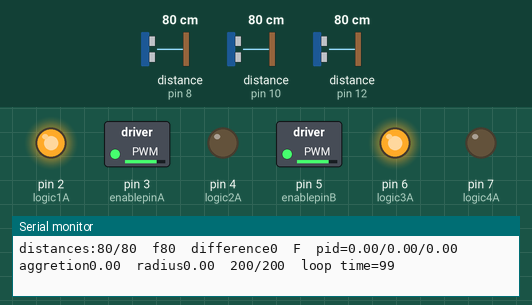
This sketch was run on a simulated Arduino Uno, built with avr-gcc and run on an emulated ATmega328P. Parts: switched loads named in the sketch (green lamp = pin HIGH), output pins drawn as LEDs (lit = HIGH), the last lines printed to the serial monitor. Wiring (inferred from the names in the program): 3 × ultrasonic range finder: trigger pin 9, echo pin 8 / trigger pin 11, echo pin 10 / trigger pin 13, echo pin 12. The inputs (shaded band) are chosen by the test bench; at power-on: distance to the obstacle (sensors on pin 8, pin 10, pin 12) 80 cm. The echo pulse lasts 58.3 µs per cm; pins used as bus, display or sensor lines are not drawn.

Above: at 6.2 s.
6.3 s: distance to the obstacle (sensor on pin 8) set to 2 cm
At 6.8 s:
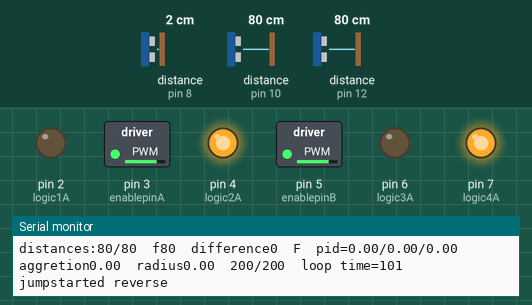
At 7.8 s:
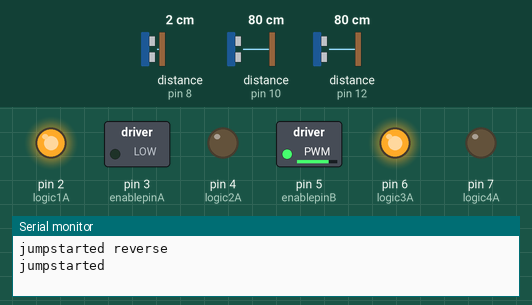
9.3 s: distance to the obstacle (sensor on pin 8) set to 6 cm
12.3 s: distance to the obstacle (sensor on pin 10) set to 30 cm
15.3 s: distance to the obstacle (sensor on pin 10) set to 24 cm
At 16.4 s:
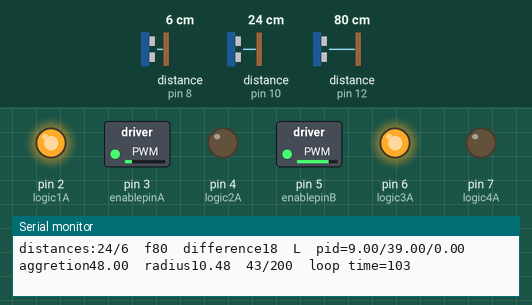
16.9 s: distance to the obstacle (sensor on pin 12) set to 60 cm
19.9 s: distance to the obstacle (sensor on pin 12) set to 49 cm
At 20.9 s:
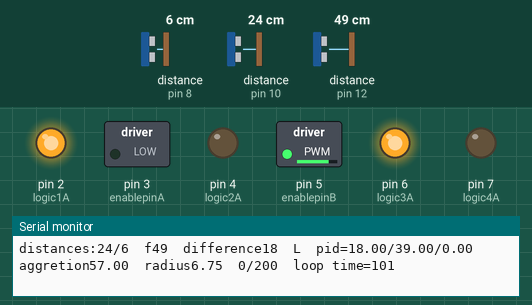
Timing chart, 0 to 22.9 s (numbered marks = the images above; inputs shaded):
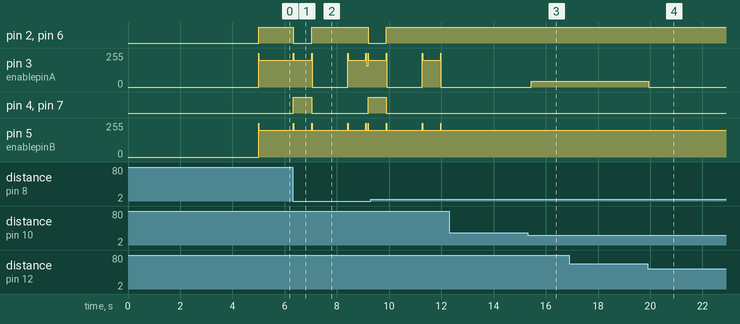

Measured:
- after the input at 6.3 s, pin 2 (logic1A), pin 6 (logic3A): HIGH → LOW at once, → HIGH 0.70 s later, → LOW 2.2 s later; pin 4 (logic2A), pin 7 (logic4A): LOW → HIGH at once, → LOW 0.70 s later, → HIGH 2.2 s later
- after the input at 15.3 s, pin 3 (enablepinA): 0/255 → 43/255 after 0.14 s
- after the input at 19.9 s, pin 3 (enablepinA): 43/255 → 0/255 at once

The sketch:

ultra_with_pid_9.ino
```cpp
/*
 Name:		ultra_with_pid_9.ino
 Created:	2/11/2016 1:15:33 PM
 Author:	Anthony Brown
*/
//LED PIN
int LED = 13;

//LEFT MOTOR PINS.
int enablepinA = 3;
int logic1A = 2;
int logic2A = 4;
//RIGHT MOTOR PINS
int enablepinB = 5;
int logic3A = 6;
int logic4A = 7;
float W = 13.5;
float halfwidth = 0.5*W;
//ULTRA PINS
short int echoright = 8;
short int trigright = 9;
short int echoleft = 10;
short int trigleft = 11;
short int echoforw = 12;
short int trigforw = 13;

//VARIABLES
short int distanceright;
short int distanceleft;
short int distanceforward;
short int distance;
short int difference;
short int absdiff;
float radius;
float R;
short int setspeed = 200;// using 12 bit PWM resolution that runs from 0 to 4096
short int stallspeed = 10;//12 bit resolution for fine grained control
short int safespeed = 200;
bool needjump = true;
char motionstate = 'S';
char pastmotion;
short int maxwheelspeed = 255;
short int minwheelspeed = 50;
short int RWS;
short int LWS;
short int clearance = 35;
short int crashzone = 14;
short int compensate = 0;// compensation for different motor KV on the wheels.
//PID VARIABLES
float kP = 1.00;
float kI = 0.25;
float kD = 0.5;
float aggretion;
int previouserror = 0;
int integral = 0;
float P, I, D;

void rotateleft()
{
	motionstate = 'l';
	if ((needjump == true) && (pastmotion != motionstate))
	{
		jumpstart();
	}
	motionstate = 'l';
	RWS = setspeed;
	LWS = 0;
	digitalWrite(enablepinA, LOW);
	analogWrite(enablepinB, RWS);
	digitalWrite(logic3A, HIGH);
	digitalWrite(logic4A, LOW);
	pastmotion = motionstate;
	needjump = true;
}

void rotateright()
{
	motionstate = 'r';
	if ((needjump == true) && (pastmotion != motionstate))
	{
		jumpstart();
	}
	motionstate = 'r';
	LWS = setspeed;
	RWS = 0;
	analogWrite(enablepinA, LWS);
	digitalWrite(enablepinB, LOW);
	digitalWrite(logic1A, HIGH);
	digitalWrite(logic2A, LOW);
	pastmotion = motionstate;
	needjump = true;
}

void curveright(float W, float R)
{
	motionstate = 'R';
	if ((needjump == true) && (pastmotion != motionstate))
	{
		jumpstart();
		motionstate = 'R';
	}
	LWS = setspeed;
	RWS = (LWS*((R - halfwidth) / (R + halfwidth)));
	analogWrite(enablepinA, LWS);
	analogWrite(enablepinB, RWS);
	digitalWrite(logic1A, HIGH);
	digitalWrite(logic2A, LOW);
	digitalWrite(logic3A, HIGH);
	digitalWrite(logic4A, LOW);
	if (RWS<stallspeed)
	{
		needjump = true;
	}
	pastmotion = motionstate;
}

void curveleft(float W, float R)
{
	motionstate = 'L';
	if ((needjump == true) && (pastmotion != motionstate))
	{
		jumpstart();
		motionstate = 'L';
	}
	RWS = setspeed;
	LWS = (RWS*((R - halfwidth) / (R + halfwidth)));
	analogWrite(enablepinA, LWS);
	analogWrite(enablepinB, RWS);
	digitalWrite(logic1A, HIGH);
	digitalWrite(logic2A, LOW);
	digitalWrite(logic3A, HIGH);
	digitalWrite(logic4A, LOW);
	if (LWS<stallspeed)
	{
		needjump = true;
	}
	pastmotion = motionstate;
}

void moveforward()
{
	motionstate = 'F';
	if ((needjump == true) && (pastmotion != motionstate))
	{
		jumpstart();
	}
	RWS = setspeed;
	LWS = setspeed;
	analogWrite(enablepinA, LWS);
	analogWrite(enablepinB, RWS);
	digitalWrite(logic1A, HIGH);
	digitalWrite(logic3A, HIGH);
	digitalWrite(logic2A, LOW);
	digitalWrite(logic4A, LOW);
	pastmotion = motionstate;
}

void reverse()
{
	motionstate = 'B';
	if ((pastmotion != motionstate) && (needjump == true))
	{
		revjumpstart();
	}
	RWS = setspeed;
	LWS = setspeed;
	analogWrite(enablepinA, LWS);
	analogWrite(enablepinB, RWS);
	digitalWrite(logic1A, LOW);
	digitalWrite(logic3A, LOW);
	digitalWrite(logic2A, HIGH);
	digitalWrite(logic4A, HIGH);
	pastmotion = motionstate;
}

//stop
void stationary()
{
	motionstate = 'S';
	digitalWrite(enablepinA, LOW);
	digitalWrite(enablepinB, LOW);
	RWS = 0;
	LWS = 0;
	needjump = true;
	pastmotion = motionstate;
}

//accelarate function
void acc_to(int speed)
{
	if (setspeed<speed)
	{
		setspeed += 30;
	}
}

//decelarate function
void decc_to(int speed)
{
	if (setspeed>speed)
	{
		setspeed -= 30;
	}
}

//speed controller
void speedcontroller()
{
	if (distanceforward<30)
	{
		decc_to(safespeed);
	}
}

//rotations to time seconds depending on setspeed and desired rotations
int rot_delay(float rotations)
{
	double k = 0.0007324;
	double T = rotations / (setspeed*k);
	return (T * 1000);
}

void delayrotations(float rots)
{
	delay(rot_delay(rots));
}

//jump start to overcome initial static friction of motors both forward and reverse
void jumpstart()
{
	unsigned long jumptime = 15;
	digitalWrite(enablepinA, HIGH);
	digitalWrite(enablepinB, HIGH);
	digitalWrite(logic1A, HIGH);
	digitalWrite(logic3A, HIGH);
	digitalWrite(logic2A, LOW);
	digitalWrite(logic4A, LOW);
	delay(jumptime);
	needjump = false;
	moveforward();
	Serial.println("jumpstarted");
}

void revjumpstart()
{
	unsigned long jumptime = 15;
	digitalWrite(enablepinA, HIGH);
	digitalWrite(enablepinB, HIGH);
	digitalWrite(logic1A, LOW);
	digitalWrite(logic3A, LOW);
	digitalWrite(logic2A, HIGH);
	digitalWrite(logic4A, HIGH);
	delay(jumptime);
	needjump = false;
	reverse();
	Serial.println("jumpstarted reverse");
}

//manuever to get the rear wheel unhooked from a corener.
void maneuverX(char side)
{
	stationary();
	reverse();
	delayrotations(0.1); // delay for a number of rotations
	stationary();
	if (side == 'R')
	{
		rotateleft();
		delayrotations(0.2);//the speed should affect how long to delay
		moveforward();
		delayrotations(0.1);
		//rotateright();
		//delayrotations(0.3);
		stationary();
	}
	else
	{
		rotateright();
		delayrotations(0.2);
		moveforward();
		delayrotations(0.1);
		//rotateleft();
		//delayrotations(0.3);
		stationary();
	}
}

// edge clip function
void edgeclip()
{
	if (distanceright <= 4)
	{
		maneuverX('R');
	}
	else if (distanceleft <= 4)
	{
		maneuverX('L');
	}
}

// back up a little, bit too close to the wall.
void backup()
{
	reverse();
	delayrotations(0.1);
	stationary();
}

//get distance function declaration and definition
int getdistance(int trigpin, int echopin)
{
	digitalWrite(trigpin, LOW);
	delayMicroseconds(2);
	digitalWrite(trigpin, HIGH);
	delayMicroseconds(10);
	digitalWrite(trigpin, LOW);
	unsigned long duration = pulseIn(echopin, HIGH, 6060);
	distance = round(duration / 58.2);
	if( distance == 0)
		return crashzone+1;
	else
		return distance;
}

//mapping function using floats
float mapf(float x, float in_min, float in_max, float out_min, float out_max)
{
	return (x - in_min)*(out_max - out_min) / (in_max - in_min) + out_min;
}
// sign test function
int signtest(int val)
{
	int sign;
	if (val < 0)
	{
		sign = -1;
	}
	else if (val>0)
	{
		sign = 1;
	}
	else
	{
		sign = 0;
	}
	return sign;
}
// control kp
void dynamic_kp()
{
	kP = (54/ distanceforward);
	if (kP < 0.5)
	{
		kP = 0.5;
	}
}

//pid curver using difference
float pidcurver(int error)
{
	dynamic_kp();
	int integralthresh = 100; //integral threshold to prevent integral wind up
	if (signtest(previouserror) != signtest(error))
	{
		integral = 0; //reset integral if there's a change in motion.
		integral = error;
	}
	else if (abs(integral) >= integralthresh)
	{
		//integral = 0;
		//integral = error;
		integral = integral; //prevent integral from growing larger than the threshold
	}
	else
	{
		integral += error;
	}
	P = (kP*error);  //Proportional
	I = (kI*integral);   //Integral
	D = (kD*(previouserror - error));//Derivative
	aggretion = P + I + D;
	if (aggretion == 0)
	{
		R = 100;
	}
	if (abs(aggretion)>50)
	{
		R = 6.75;
	}
	else if ((abs(aggretion)) < 0)
	{
		R = 100;
	}
	else
	{
		R = mapf(abs(aggretion), 0, 50, 100, 6.75);
	}
	previouserror = error;
	return R;
}


void setup()
{
	pinMode(enablepinA, OUTPUT);
	pinMode(enablepinB, OUTPUT);
	pinMode(logic1A, OUTPUT);
	pinMode(logic3A, OUTPUT);
	pinMode(logic2A, OUTPUT);
	pinMode(logic4A, OUTPUT);

	pinMode(trigright, OUTPUT);
	pinMode(trigleft, OUTPUT);
	pinMode(echoleft, INPUT);
	pinMode(echoright, INPUT);
	pinMode(trigforw, OUTPUT);
	pinMode(echoforw, INPUT);
	Serial.begin(9600);
	//analogWriteResolution(12);
	delay(5000);
	jumpstart();
}

void loop()
{
LOOP:
	unsigned long loopB = millis();
	//fetch ultrasound distances
	distanceleft = getdistance(trigleft, echoleft);
	distanceforward = getdistance(trigforw, echoforw);
	distanceright = getdistance(trigright, echoright);
	difference = (distanceleft - distanceright) + compensate; //compensation factor if needed
	absdiff = abs(difference);

	if (distanceforward <= crashzone)//impossible navigation space , special manuvers required
	{
		stationary();
		if (absdiff > 3) // not at finish line
		{
			backup();
		}
	}
	/*else if ((distanceforward <= clearance) && (distanceforward > crashzone)) // small navigation space either dead end or rotate needed
	{
		if (absdiff > 2)
		{
			if (distanceleft > distanceright)
			{
				rotateleft();
				delayrotations(rottime);
			}
			else //if (distanceright > distanceleft)
			{
				rotateright();
				delayrotations(rottime); //hold the rotate abit to get through some of the turn
			}
		}
		else
		{
			stationary();
		}
	}*/
	else //if (distanceforward > clearance) // fair distance to use usuall radius
	{
		edgeclip(); // check if stuck on wall edge
		if (difference >= 2)
		{
			pidcurver(difference);
			curveleft(W, R);
		}
		else if (difference <= -2)
		{
			pidcurver(difference);
			curveright(W, R);
		}
		else //if (absdiff<2)
		{
			moveforward();
		}
	}
	Serial.print("distances:");
	Serial.print(distanceleft);
	Serial.print("/");
	Serial.print(distanceright);
	Serial.print("\tf");
	Serial.print(distanceforward);
	Serial.print("\tdifference");
	Serial.print(difference);
	Serial.print("\t");
	Serial.print(motionstate);
	Serial.print("\tpid=");
	Serial.print(P);
	Serial.print("/");
	Serial.print(I);
	Serial.print("/");
	Serial.print(D);
	Serial.print("\taggretion");
	Serial.print(aggretion);
	Serial.print("\tradius");
	Serial.print(R);
	Serial.print("\t");
	Serial.print(LWS);
	Serial.print("/");
	Serial.print(RWS);
	Serial.print("\tloop time=");
	unsigned long loopE = millis();
	unsigned long loopt = (loopE - loopB);
	Serial.println(loopt);
}
```
